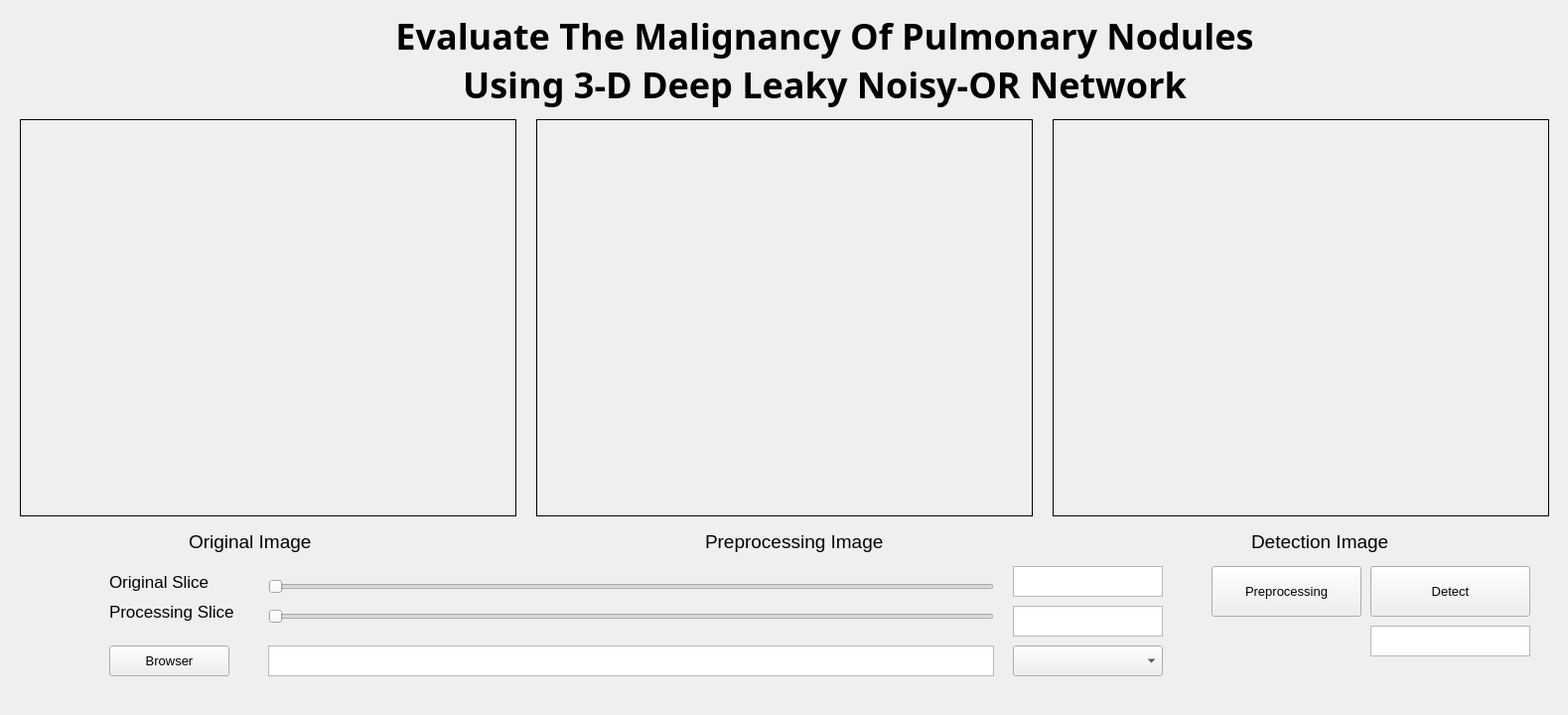
<?xml version="1.0" encoding="UTF-8"?>
<ui version="4.0">
 <class>Form</class>
 <widget class="QWidget" name="Form">
  <property name="geometry">
   <rect>
    <x>0</x>
    <y>0</y>
    <width>1579</width>
    <height>720</height>
   </rect>
  </property>
  <property name="minimumSize">
   <size>
    <width>1579</width>
    <height>720</height>
   </size>
  </property>
  <property name="maximumSize">
   <size>
    <width>1579</width>
    <height>720</height>
   </size>
  </property>
  <property name="font">
   <font>
    <pointsize>10</pointsize>
   </font>
  </property>
  <property name="windowTitle">
   <string>Detection Nodules</string>
  </property>
  <widget class="QComboBox" name="comboX">
   <property name="geometry">
    <rect>
     <x>1020</x>
     <y>650</y>
     <width>151</width>
     <height>31</height>
    </rect>
   </property>
   <property name="font">
    <font>
     <family>PMingLiU</family>
     <pointsize>10</pointsize>
    </font>
   </property>
   <property name="tabletTracking">
    <bool>true</bool>
   </property>
  </widget>
  <widget class="QPushButton" name="btnResult">
   <property name="geometry">
    <rect>
     <x>1380</x>
     <y>570</y>
     <width>161</width>
     <height>51</height>
    </rect>
   </property>
   <property name="text">
    <string>Detect</string>
   </property>
  </widget>
  <widget class="QLabel" name="label_Input">
   <property name="geometry">
    <rect>
     <x>20</x>
     <y>120</y>
     <width>500</width>
     <height>400</height>
    </rect>
   </property>
   <property name="maximumSize">
    <size>
     <width>16777215</width>
     <height>16777215</height>
    </size>
   </property>
   <property name="frameShape">
    <enum>QFrame::Box</enum>
   </property>
   <property name="lineWidth">
    <number>1</number>
   </property>
   <property name="text">
    <string/>
   </property>
   <property name="scaledContents">
    <bool>true</bool>
   </property>
   <property name="wordWrap">
    <bool>false</bool>
   </property>
  </widget>
  <widget class="QLabel" name="label_Pre_Processing">
   <property name="geometry">
    <rect>
     <x>540</x>
     <y>120</y>
     <width>500</width>
     <height>400</height>
    </rect>
   </property>
   <property name="frameShape">
    <enum>QFrame::Box</enum>
   </property>
   <property name="lineWidth">
    <number>1</number>
   </property>
   <property name="text">
    <string/>
   </property>
   <property name="scaledContents">
    <bool>true</bool>
   </property>
   <property name="wordWrap">
    <bool>false</bool>
   </property>
  </widget>
  <widget class="QLabel" name="label_Output">
   <property name="geometry">
    <rect>
     <x>1060</x>
     <y>120</y>
     <width>500</width>
     <height>400</height>
    </rect>
   </property>
   <property name="frameShape">
    <enum>QFrame::Box</enum>
   </property>
   <property name="lineWidth">
    <number>1</number>
   </property>
   <property name="text">
    <string/>
   </property>
   <property name="scaledContents">
    <bool>true</bool>
   </property>
   <property name="wordWrap">
    <bool>false</bool>
   </property>
  </widget>
  <widget class="QTextBrowser" name="link_Browser">
   <property name="geometry">
    <rect>
     <x>270</x>
     <y>650</y>
     <width>731</width>
     <height>31</height>
    </rect>
   </property>
  </widget>
  <widget class="QTextBrowser" name="result_Browser">
   <property name="geometry">
    <rect>
     <x>1380</x>
     <y>630</y>
     <width>161</width>
     <height>31</height>
    </rect>
   </property>
  </widget>
  <widget class="QPushButton" name="btnBrowser">
   <property name="geometry">
    <rect>
     <x>110</x>
     <y>650</y>
     <width>121</width>
     <height>31</height>
    </rect>
   </property>
   <property name="text">
    <string>Browser</string>
   </property>
  </widget>
  <widget class="QLabel" name="name_label">
   <property name="geometry">
    <rect>
     <x>350</x>
     <y>10</y>
     <width>961</width>
     <height>101</height>
    </rect>
   </property>
   <property name="font">
    <font>
     <family>PMingLiU</family>
     <pointsize>27</pointsize>
     <weight>75</weight>
     <bold>true</bold>
     <strikeout>false</strikeout>
     <kerning>true</kerning>
    </font>
   </property>
   <property name="layoutDirection">
    <enum>Qt::LeftToRight</enum>
   </property>
   <property name="text">
    <string>Evaluate The Malignancy Of Pulmonary Nodules 
Using 3-D Deep Leaky Noisy-OR Network</string>
   </property>
   <property name="textFormat">
    <enum>Qt::AutoText</enum>
   </property>
   <property name="scaledContents">
    <bool>false</bool>
   </property>
   <property name="alignment">
    <set>Qt::AlignCenter</set>
   </property>
  </widget>
  <widget class="QLabel" name="Input_label">
   <property name="geometry">
    <rect>
     <x>190</x>
     <y>530</y>
     <width>151</width>
     <height>31</height>
    </rect>
   </property>
   <property name="font">
    <font>
     <pointsize>14</pointsize>
    </font>
   </property>
   <property name="text">
    <string>Original Image</string>
   </property>
  </widget>
  <widget class="QLabel" name="Preprocessing_label">
   <property name="geometry">
    <rect>
     <x>710</x>
     <y>530</y>
     <width>191</width>
     <height>31</height>
    </rect>
   </property>
   <property name="font">
    <font>
     <pointsize>14</pointsize>
    </font>
   </property>
   <property name="text">
    <string>Preprocessing Image</string>
   </property>
  </widget>
  <widget class="QLabel" name="detectionimage">
   <property name="geometry">
    <rect>
     <x>1260</x>
     <y>530</y>
     <width>141</width>
     <height>31</height>
    </rect>
   </property>
   <property name="font">
    <font>
     <pointsize>14</pointsize>
    </font>
   </property>
   <property name="text">
    <string>Detection Image</string>
   </property>
  </widget>
  <widget class="QSlider" name="Slider_original">
   <property name="geometry">
    <rect>
     <x>270</x>
     <y>580</y>
     <width>731</width>
     <height>22</height>
    </rect>
   </property>
   <property name="orientation">
    <enum>Qt::Horizontal</enum>
   </property>
  </widget>
  <widget class="QPushButton" name="btnprocessing">
   <property name="geometry">
    <rect>
     <x>1220</x>
     <y>570</y>
     <width>151</width>
     <height>51</height>
    </rect>
   </property>
   <property name="text">
    <string>Preprocessing</string>
   </property>
  </widget>
  <widget class="QLabel" name="Input_label_2">
   <property name="geometry">
    <rect>
     <x>110</x>
     <y>570</y>
     <width>111</width>
     <height>31</height>
    </rect>
   </property>
   <property name="font">
    <font>
     <pointsize>13</pointsize>
    </font>
   </property>
   <property name="text">
    <string>Original Slice</string>
   </property>
  </widget>
  <widget class="QSlider" name="Slider_process">
   <property name="geometry">
    <rect>
     <x>270</x>
     <y>610</y>
     <width>731</width>
     <height>22</height>
    </rect>
   </property>
   <property name="orientation">
    <enum>Qt::Horizontal</enum>
   </property>
  </widget>
  <widget class="QLabel" name="Input_label_3">
   <property name="geometry">
    <rect>
     <x>110</x>
     <y>600</y>
     <width>151</width>
     <height>31</height>
    </rect>
   </property>
   <property name="font">
    <font>
     <pointsize>13</pointsize>
    </font>
   </property>
   <property name="text">
    <string>Processing Slice</string>
   </property>
  </widget>
  <widget class="QTextBrowser" name="result_slide_input">
   <property name="geometry">
    <rect>
     <x>1020</x>
     <y>570</y>
     <width>151</width>
     <height>31</height>
    </rect>
   </property>
  </widget>
  <widget class="QTextBrowser" name="result_slide_process">
   <property name="geometry">
    <rect>
     <x>1020</x>
     <y>610</y>
     <width>151</width>
     <height>31</height>
    </rect>
   </property>
  </widget>
 </widget>
 <resources/>
 <connections/>
</ui>
